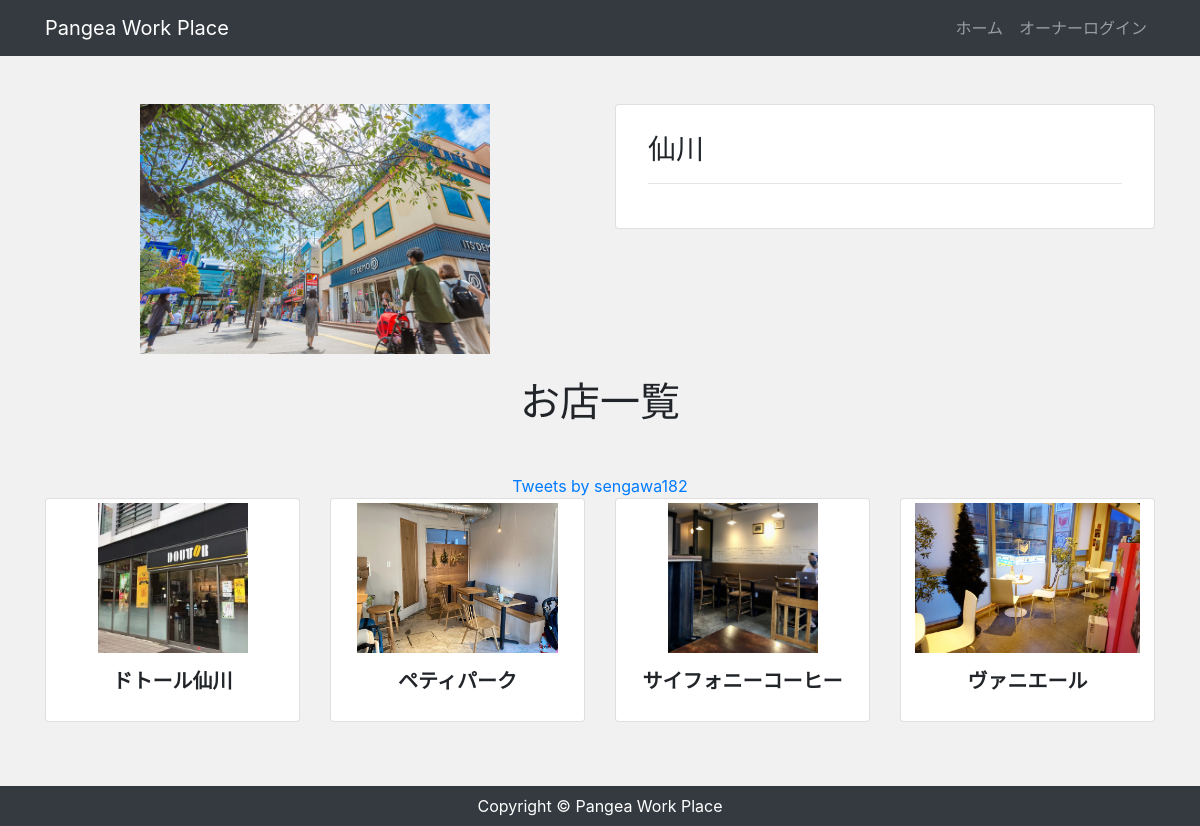
Screenshot of /store/1/ with the database file from the repository.
### app/models.py (models this page shows, shortened)
class Store(models.Model):
    name = models.CharField('店舗', max_length=100)
    address = models.CharField('住所', max_length=100, null=True, blank=True)
    tel = models.CharField('電話番号', max_length=100, null=True, blank=True)
    description = models.TextField('説明', default="", blank=True)
    image = models.ImageField(upload_to='images', verbose_name='イメージ画像', null=True, blank=True)

class Staff(models.Model):
    user = models.OneToOneField(CustomUser, verbose_name='スタッフ', on_delete=models.CASCADE)
    store = models.ForeignKey(Store, verbose_name='店舗', on_delete=models.CASCADE)

### accounts/models.py (models this page shows, shortened)
class CustomUser(AbstractBaseUser, PermissionsMixin):
    email = models.EmailField('メールアドレス', unique=True)
    first_name = models.CharField(('姓'), max_length=30, null=True, blank=True)
    last_name = models.CharField(('名'), max_length=30,null=True, blank=True)
    description = models.TextField('自己紹介', default="", blank=True)
    image = models.ImageField(upload_to='images', verbose_name='プロフィール画像', null=True, blank=True)
    is_staff = models.BooleanField(
        ('staff status'),
        default=False,
        help_text=('Designates whether the user can log into this admin site.'),
    )
    is_active = models.BooleanField(
        ('active'),
        default=True,
        help_text=(
            'Designates whether this user should be treated as active. '
            'Unselect this instead of deleting accounts.'
        ),
    )
    objects = UserManager()
    USERNAME_FIELD = 'email'
    EMAIL_FIELD = 'email'
    REQUIRED_FIELDS = []
    class Meta:
        verbose_name = ('user')
        verbose_name_plural = ('users')

### app/views.py (the view)
# urls.py: path('store/<int:pk>/', views.StaffView.as_view(), name='staff'),
class StaffView(View):
    def get(self, request, *args, **kwargs):
        store_data = get_object_or_404(Store, id=self.kwargs['pk'])
        staff_data = Staff.objects.filter(
            store=store_data).select_related('user')
        return render(request, 'app/staff.html', {
            'store_data': store_data,
            'staff_data': staff_data,
        })

### app/templates/app/staff.html (shortened to what this page needs)
{% extends "app/base.html" %} {% block content %}
<div class="text-center my-5">
  <div class="row">
    <div class="col-md-6 mb-4 text-center stafflist">
      <img src="{{ store_data.image.url }}" class="img-fluid" alt="" />
    </div>
    <div class="col-md-6 mb-4">
      <div class="card">
        <div class="card-body px-2 py-1">
          <div class="p-4 text-left">
            <h3>{{ store_data.name }}</h3>
            <hr />
          </div>
        </div>
      </div>
    </div>
  </div>
  <div class="mb-5">
    <h1>お店一覧</h1>
  </div>
  {% if store_data.name == "仙川" %}
  <a class="twitter-timeline" data-width="1000" data-height="400" href="https://twitter.com/sengawa182?ref_src=twsrc%5Etfw">Tweets by sengawa182</a> <script async src="https://platform.twitter.com/widgets.js" charset="utf-8"></script>
  {% elif  store_data.name == "千歳烏山"%}
  <a class="twitter-timeline" data-width="1000" data-height="300" href="https://twitter.com/chitokara?ref_src=twsrc%5Etfw">Tweets by chitokara</a> <script async src="https://platform.twitter.com/widgets.js" charset="utf-8"></script>
  {% elif  store_data.name == "府中"%}
  <a class="twitter-timeline" data-width="1000" data-height="300" href="https://twitter.com/fuchu_tokyo?ref_src=twsrc%5Etfw">Tweets by fuchu_tokyo</a> <script async src="https://platform.twitter.com/widgets.js" charset="utf-8"></script>
  {% endif %}
  <div class="row">
    {% for staff in staff_data %}
    <div class="col-lg-3 col-md-6">
      <div class="card img-thumbnail storelist mb-3">
        <img
          class="card-img-top card-thum"
          src="{{ staff.user.image.url }}"
          alt=""
        />
        <div class="card-body text-center px-2 py-3">
          <h5 class="font-weight-bold">
            {{ staff.user.first_name }}
          </h5>
        </div>
      </div>
    </div>
    {% empty %}
    <p>まだいません</p>
    {% endfor %}
  </div>
</div>
{% endblock %}

### app/static/css/style.css (style rules this page uses)
* { margin: 0; padding: 0; box-sizing: border-box; }
body { background: #f1f1f1; display: flex; flex-flow: column; min-height: 100vh; }
.storelist img { height: 150px; object-fit: contain; }
.card-body { padding: 2rem; }
.stafflist img { height: 250px; object-fit: contain; }
.row { display: flex; }

### rows the page displays
Store: image (picture), name "仙川"
Staff: user.image (picture), user.first_name "ドトール仙川"
Staff: user.image (picture), user.first_name "ペティパーク"
Staff: user.image (picture), user.first_name "サイフォニーコーヒー"
Staff: user.image (picture), user.first_name "ヴァニエール"
